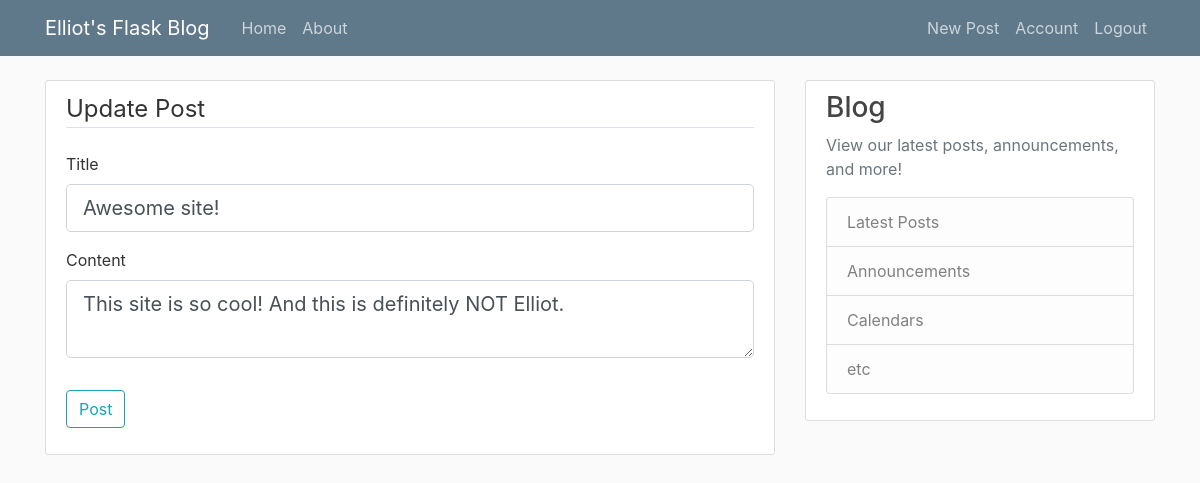
The app's page /post/2/update (signed in) with its own data.
### flask_blog/models.py (models this page shows, shortened)
class Post(db.Model):
    id = db.Column(db.Integer, primary_key=True)
    title = db.Column(db.String(100), nullable=False)
    date_posted = db.Column(db.DateTime, nullable=False, default=datetime.utcnow)
    content = db.Column(db.Text, nullable=False)
    user_id = db.Column(db.Integer, db.ForeignKey('user.id'), nullable=False)

### flask_blog/posts/routes.py (the view)
@posts.route('/post/<int:post_id>/update', methods=['GET', 'POST'])
@login_required
def update_post(post_id):
    post = Post.query.get_or_404(post_id)
    if post.author != current_user:
        abort(403) # 403 is HTTP response for a forbidden route.
    form = PostForm()
    if form.validate_on_submit():
        post.title = form.title.data
        post.content = form.content.data
        db.session.commit()
        flash('Your post has been updated', 'success')
        return redirect(url_for('posts.post', post_id=post.id))
    elif request.method == 'GET':
        form.title.data = post.title
        form.content.data = post.content
    return render_template('create_post.html', title='Update Post', form=form, legend_name='Update Post')

### flask_blog/posts/forms.py
class PostForm(FlaskForm):
    title = StringField('Title', validators=[DataRequired()])
    content = TextAreaField('Content', validators=[DataRequired()])
    submit = SubmitField('Post')

### flask_blog/models.py (called while the page is built)
@login_manager.user_loader
def load_user(user_id):
    return User.query.get(int(user_id))

### flask_blog/templates/create_post.html (shortened to what this page needs)
{% extends "layout.html" %}
{% block content %}
  <div class="content-section">
      <form method="POST" action="">
        <fieldset class="form-group">
          <legend class="border-bottom mb-4">{{ legend_name }}</legend>
          <div class="form-group">
            {{ form.title.label(class="form-control-label") }}
            {% if form.title.errors %}
              {{ form.title(class="form-control form-control-lg is-invalid") }}
              <div class="invalid-feedback">
                {% for error in form.title.errors %}
                  <span> {{ error }} </span>
                {% endfor %}
              </div>
            {% else %}
              {{ form.title(class="form-control form-control-lg") }}
            {% endif %}
          </div>
          <div class="form-group">
            {{ form.content.label(class="form-control-label") }}
            {% if form.content.errors %}
              {{ form.content(class="form-control form-control-lg is-invalid") }}
              <div class="invalid-feedback">
                {% for error in form.content.errors %}
                  <span> {{ error }} </span>
                {% endfor %}
              </div>
            {% else %}
              {{ form.content(class="form-control form-control-lg") }}
            {% endif %}
          </div>
        </fieldset>
        <div class="form-group">
          {{ form.submit(class="btn btn-outline-info") }}
        </div>
      </form>
  </div>
{% endblock content %}

### flask_blog/static/main.css (style rules this page uses)
body { background: #fafafa; color: #333333; margin-top: 5rem; }
.content-section { background: #ffffff; padding: 10px 20px; border: 1px solid #dddddd; border-radius: 3px; margin-bottom: 20px; }

### records on screen
Post: title "Awesome site!", content "This site is so cool! And this is definitely NOT Elliot."

### other values on screen
{{ legend_name }} "Update Post"
